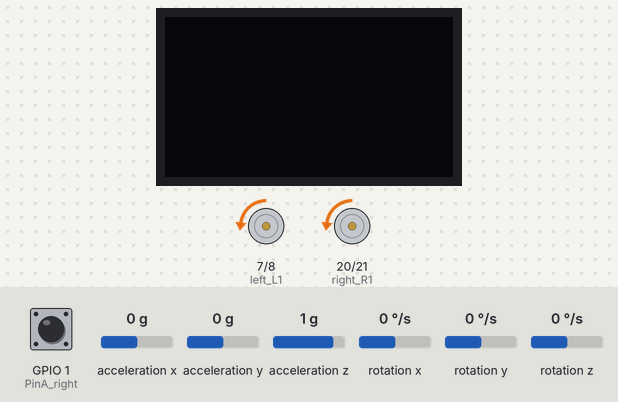
The sketch below on a simulated ESP32-S3. Shown: 72×40 one-colour display, motor-driver pin pairs drawn as motors (green arrow = first pin HIGH = forward, orange = second pin HIGH = backward, longer = more drive, scaled by the enable pin). Wiring (inferred from the names in the program): MPU-6050 motion sensor at I2C address 0x68. The inputs (shaded band) are chosen by the test bench; at power-on: acceleration y 0 g, rotation x 0 °/s, acceleration z 1 g, GPIO 1 (PinA_right) LOW, acceleration x 0 g, rotation y 0 °/s, rotation z 0 °/s.

Above: at 1.7 s.
1.8 s: acceleration y set to -1.4 g
At 3.1 s:
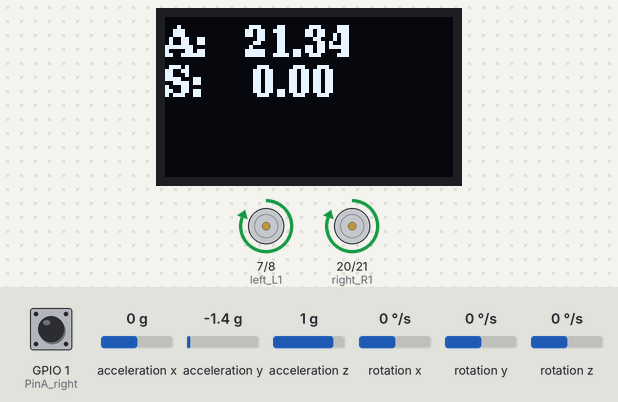
4.8 s: rotation x set to 192 °/s
At 6.0 s:
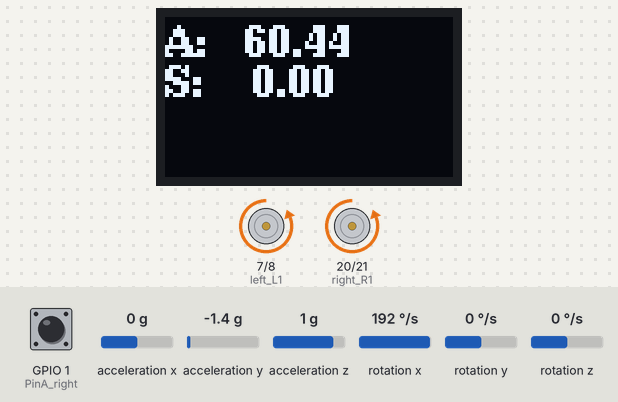
7.8 s: acceleration y set to 0 g
At 10.2 s:
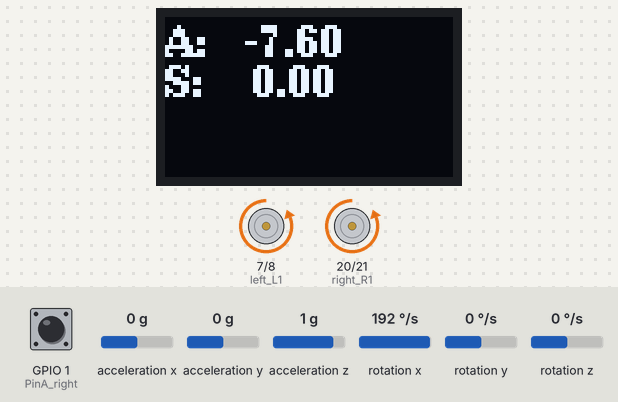
10.8 s: acceleration z set to 0.1 g
13.5 s: acceleration z set to -0.2 g
At 15.5 s:
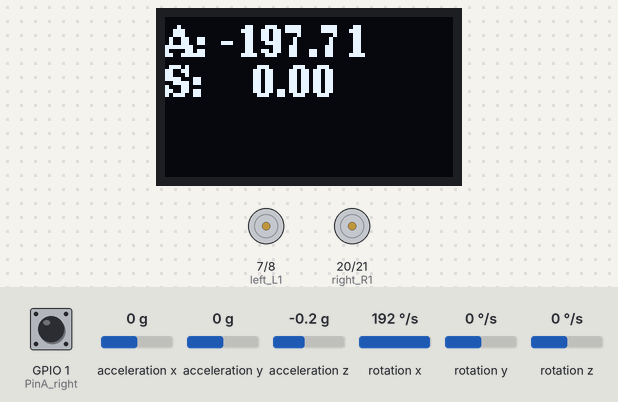
16.5 s: acceleration z set to 0 g
At 19.5 s:
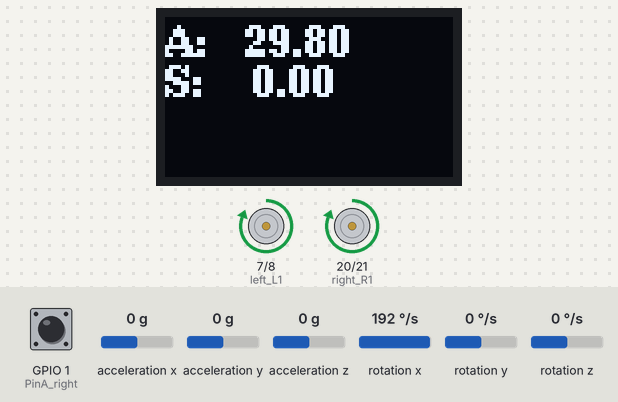
Timing chart, 0 to 23.2 s (numbered marks = the images above; inputs shaded):
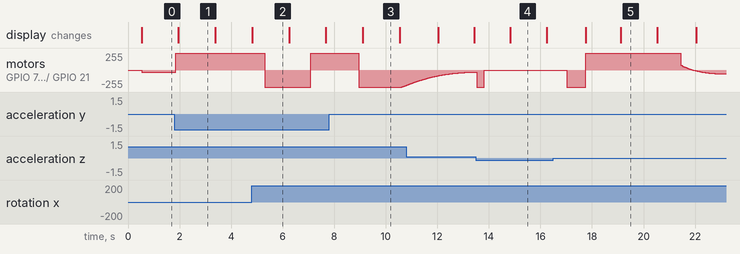

The sketch:

Car_Speed_Loop.ino
```cpp
#include <Arduino.h>
#include <U8g2lib.h>
#include <Wire.h>

#define SDA_PIN 	5
#define SCL_PIN 	6
#define MPU_ADDR  0x68
#define PWM_FREQUENCY     500

int16_t ax, ay, az, gx, gy, gz;     //定义三轴加速度，三轴陀螺仪的变量

hw_timer_t * timer0 = NULL;
portMUX_TYPE timerMux = portMUX_INITIALIZER_UNLOCKED;
int tmrCnt = 0;
U8G2_SSD1306_72X40_ER_F_HW_I2C u8g2(U8G2_R0, /* reset=*/ U8X8_PIN_NONE);   // EastRising 0.42" OLED

//TB6612引脚定义
const int right_R1 = 20;  // D8
const int right_R2 = 21;	// D12
const int PWM_R = 4;      // D10
const int left_L1 = 7;		// D7
const int left_L2 = 8;		// D6
const int PWM_L = 3;      // D9

///////////////////////角度参数//////////////////////////////
//float angle_X;  //由加速度计算关于X轴的倾斜角度变量
//float angle_Y;  //由加速度计算关于Y轴的倾斜角度变量
float angle0 = -1; //实际测量出的角度（理想时是0度）
float Gyro_x, Gyro_y, Gyro_z;  //用于陀螺仪算出的各轴角速度
///////////////////////角度参数//////////////////////////////

///////////////////////Kalman_Filter////////////////////////////
float Q_angle = 0.001;  //陀螺仪噪声的协方差
float Q_gyro = 0.003;   //陀螺仪漂移噪声的协方差
float R_angle = 0.5;    //加速度计的协方差
char C_0 = 1;
float dt = 0.005; //dt的取值为滤波器采样时间
float K1 = 0.05;  //含有卡尔曼增益的函数，用于计算最优估计值的偏差
float K_0, K_1, t_0, t_1;
float angle_err;
float q_bias;    //陀螺仪漂移

float angle;
float angle_speed;

float Pdot[4] = { 0, 0, 0, 0};
float P[2][2] = {{ 1, 0 }, { 0, 1 }};
float PCt_0, PCt_1, E;
//////////////////////Kalman_Filter/////////////////////////

//////////////////////PID参数///////////////////////////////
double kp = 34, ki = 0, kd = 0.62;                      //角度环参数
double kp_speed = 3.6, ki_speed = 0.080, kd_speed = 0;  //速度环参数
double setp0 = 0; //角度平衡点
int PD_pwm;  //角度输出
float pwm1 = 0, pwm2 = 0;

//////////////////中断测速计数/////////////////////////////
#define PinA_left   0  //外部中断 D5
#define PinA_right  1  //外部中断 D4
volatile long count_right = 0;//用于计算霍尔编码器计算的脉冲值(volatile long类型是为了确保数值有效）
volatile long count_left = 0;

//////////////////////脉冲计算/////////////////////////
int rpluse = 0;
int lpluse = 0;
int pulseright, pulseleft;
////////////////////////////////PI变量参数//////////////////////////
float speeds_filterold = 0;
float positions = 0;
double PI_pwm;
int cc;
int speedout;
float speeds_filter;

void setup()
{
  Serial.begin(115200);

  //设置控制电机的引脚为输出状态
  pinMode(right_R1, OUTPUT);
  pinMode(right_R2, OUTPUT);
  pinMode(left_L1, OUTPUT);
  pinMode(left_L2, OUTPUT);
  pinMode(PWM_R, OUTPUT);
  pinMode(PWM_L, OUTPUT);

  analogWriteFrequency(PWM_FREQUENCY);
  analogWriteResolution(8);

  //赋初始状态值
  digitalWrite(right_R1, 1);
  digitalWrite(right_R2, 0);
  digitalWrite(left_L1,  1);
  digitalWrite(left_L2, 0);
  analogWrite(PWM_R, 0);
  analogWrite(PWM_L, 0);

  pinMode(PinA_left, INPUT);  //测速码盘输入
  pinMode(PinA_right, INPUT);

  Wire.begin(SDA_PIN, SCL_PIN);
  Wire.setClock(400000);

  delay(500);
  MPU6050_Init();
  delay(2);

  u8g2.begin();
  u8g2.clearBuffer();          // clear the internal memory
  u8g2.setFont(u8g2_font_ncenB08_tr); // choose a suitable font

  timer0 = timerBegin(0, 80, true);
  timerAttachInterrupt(timer0, &_callback0, true);
  timerAlarmWrite(timer0, 5000, true); // 5ms执行一次 (value in microseconds)
  timerAlarmEnable(timer0);

  //外部中断，用于计算车轮转速
  attachInterrupt(PinA_left, Code_left, CHANGE);  //PinA_left引脚的电平发生改变触发外部中断，执行子函数 Code_left
  attachInterrupt(PinA_right, Code_right, CHANGE); //PinA_right引脚的电平发生改变触发外部中断，执行子函数 Code_right
}

void loop() {
  char buf[128];

  MPU6050_getMotion6(&ax, &ay, &az, &gx, &gy, &gz); // I2C 不能放到中斷裡面執行

  if( ++tmrCnt >= 250 ) {
    tmrCnt = 0;
/*  Serial.println(angle);
    Serial.print(PD_pwm); Serial.print(", "); Serial.println(PI_pwm);
    Serial.print(pwm1); Serial.print(", "); Serial.println(pwm2);
*/
    u8g2.clearBuffer();
    sprintf(buf, "A: %7.2f", angle);
    u8g2.drawStr(0, 10, buf); // write something to the internal memory
    sprintf(buf, "S: %7.2f", speeds_filter);
    u8g2.drawStr(0, 20, buf);
    u8g2.sendBuffer();        // transfer internal memory to the display
  }

  delay(4);
}

/////////////////////霍尔计数/////////////////////////
//左测速码盘计数
void Code_left()
{
  count_left ++;
}
//右测速码盘计数
void Code_right()
{
  count_right ++;
}
////////////////////脉冲计算///////////////////////
void countpluse()
{
  lpluse = count_left;
  count_left = 0;

  rpluse = count_right;
  count_right = 0;

  if( (pwm1 * pwm2) >= 0 )
  {
    //判断平衡车小车运动方向 如果后退时（PWM即电机电压为负）脉冲数为负数
    if( pwm1 < 0 ) {
      rpluse = -rpluse;
      lpluse = -lpluse;
    }
  }
  else
  {
    //小车运动方向判断 左旋转 右脉冲数为正数 左脉冲数为负数
    if( pwm1 < 0 ) {
      rpluse = rpluse;
      lpluse = -lpluse;
    }
    else {
      rpluse = -rpluse;
      lpluse = lpluse;
    }
  }

  //每5ms进入中断时，脉冲数叠加
  pulseright += rpluse;
  pulseleft += lpluse;
}

/////////////////////////////////中断////////////////////////////
void ARDUINO_ISR_ATTR _callback0()
{
  countpluse(); //脉冲叠加子函数

  portENTER_CRITICAL_ISR(&timerMux);
  angle_calculate(ax, ay, az, gx, gy, gz,
          dt, Q_angle, Q_gyro, R_angle, C_0, K1); //获取angle 角度和卡曼滤波
  portEXIT_CRITICAL_ISR(&timerMux);

  PD(); //角度环 PD控制
  anglePWM();

  if( ++cc >= 8 ) //5*8=40，40ms进入一次速度的PI算法
  {
    speedpiout();
    cc = 0;
  }
}
///////////////////////////////////////////////////////////

/////////////////////////////倾角计算///////////////////////
void angle_calculate(int16_t ax, int16_t ay, int16_t az,
    int16_t gx, int16_t gy, int16_t gz,
    float dt, float Q_angle, float Q_gyro, float R_angle, float C_0, float K1)
{
  float Angle = -atan2(ay, az) * (180/ PI);  //車輪轉動的角度計算公式, 负号为方向处理
  Gyro_x = -gx / 131;           //車軸的角速度, 负号为方向处理
  Kalman_Filter(Angle, Gyro_x); //卡曼滤波
  Gyro_z = -gz / 131;           //垂直轴線的角速度
}
////////////////////////////////////////////////////////////////

///////////////////////////////KalmanFilter/////////////////////
void Kalman_Filter(double angle_m, double gyro_m)
{
  angle += (gyro_m - q_bias) * dt;          //先验估计
  angle_err = angle_m - angle;

  Pdot[0] = Q_angle - P[0][1] - P[1][0];    //先验估计误差协方差的微分
  Pdot[1] = - P[1][1];
  Pdot[2] = - P[1][1];
  Pdot[3] = Q_gyro;

  P[0][0] += Pdot[0] * dt;    //先验估计误差协方差微分的积分
  P[0][1] += Pdot[1] * dt;
  P[1][0] += Pdot[2] * dt;
  P[1][1] += Pdot[3] * dt;

  //矩阵乘法的中间变量
  PCt_0 = C_0 * P[0][0];
  PCt_1 = C_0 * P[1][0];
  //分母
  E = R_angle + C_0 * PCt_0;
  //增益值
  K_0 = PCt_0 / E;
  K_1 = PCt_1 / E;

  t_0 = PCt_0;  //矩阵乘法的中间变量
  t_1 = C_0 * P[0][1];

  P[0][0] -= K_0 * t_0;    //后验估计误差协方差
  P[0][1] -= K_0 * t_1;
  P[1][0] -= K_1 * t_0;
  P[1][1] -= K_1 * t_1;

  q_bias += K_1 * angle_err;    //后验估计
  angle_speed = gyro_m - q_bias;   //输出值的微分，得出最优角速度
  angle += K_0 * angle_err; ////后验估计，得出最优角度
}

//////////////////角度PD////////////////////
void PD()
{
  PD_pwm = kp * (angle + angle0) + kd * angle_speed; //PD 角度环控制
}

//////////////////速度PI////////////////////
void speedpiout()
{
  float speeds = (pulseleft + pulseright) * 1.0;	//车速 脉冲值
  pulseright = pulseleft = 0;      //清零
  speeds_filterold *= 0.7;         //一阶互补滤波
  speeds_filter = speeds_filterold + speeds * 0.3;
  speeds_filterold = speeds_filter;
  positions += speeds_filter;
  positions = constrain(positions, -3550, 3550);  //抗积分饱和
  PI_pwm = ki_speed * (setp0 - positions) + kp_speed * (setp0 - speeds_filter);	//速度环控制 PI
}
//////////////////速度PI////////////////////


////////////////////////////PWM终值/////////////////////////////
void anglePWM()
{
  pwm2 = -PD_pwm - PI_pwm ; //赋给电机PWM的最终值
  pwm1 = -PD_pwm - PI_pwm ;

  //限定PWM值不能超过255
  if( pwm1 > 255 )  pwm1 = 255;
  if( pwm1 < -255 ) pwm1 = -255;
  if( pwm2 > 255 )  pwm2 = 255;
  if( pwm2 < -255 ) pwm2 = -255;

  //自平衡小车倾斜角度大于45度，电机就会停转
  if( angle > 80 || angle < -80 ) pwm1 = pwm2 = 0;

  //根据PWM的正负来确定电机的转向和转速
  if( pwm2 >= 0 )
  {
    digitalWrite(left_L1, LOW);
    digitalWrite(left_L2, HIGH);
    analogWrite(PWM_L, pwm2);
  }
  else
  {
    digitalWrite(left_L1, HIGH);
    digitalWrite(left_L2, LOW);
    analogWrite(PWM_L, -pwm2);
  }

  if( pwm1 >= 0 )
  {
    digitalWrite(right_R1, LOW);
    digitalWrite(right_R2, HIGH);
    analogWrite(PWM_R, pwm1);
  }
  else
  {
    digitalWrite(right_R1, HIGH);
    digitalWrite(right_R2, LOW);
    analogWrite(PWM_R, -pwm1);
  }
}

void MPU6050_Init(){
  // REGISTER 0x6B/REGISTER 107:Power Management 1
  Wire.beginTransmission(MPU_ADDR); //This is the I2C address of the MPU (b1101000/b1101001 for AC0 low/high datasheet Sec. 9.2)
  Wire.write(0x6B); //Accessing the register 6B/107 - Power Management (Sec. 4.30)
  Wire.write(0b00000000); //Setting SLEEP register to 0, using the internal 8 Mhz oscillator
  Wire.endTransmission();

  // REGISTER 0x1b/REGISTER 27:Gyroscope Configuration
  Wire.beginTransmission(MPU_ADDR); //I2C address of the MPU
  Wire.write(0x1B); //Accessing the register 1B - Gyroscope Configuration (Sec. 4.4)
  Wire.write(0x00000000); //Setting the gyro to full scale +/- 250deg./s (转化为rpm:250/360 * 60 = 41.67rpm) 最高可以转化为2000deg./s
  Wire.endTransmission();

  // REGISTER 0x1C/REGISTER 28:ACCELEROMETER CONFIGURATION
  Wire.beginTransmission(MPU_ADDR); //I2C address of the MPU
  Wire.write(0x1C); //Accessing the register 1C - Acccelerometer Configuration (Sec. 4.5)
  Wire.write(0b00000000); //Setting the accel to +/- 2g（if choose +/- 16g，the value would be 0b00011000）
  Wire.endTransmission();
}

void MPU6050_getMotion6(int16_t *ax, int16_t *ay, int16_t *az, int16_t *gx, int16_t *gy, int16_t *gz)
{
  int len;
  long accelX, accelY, accelZ;
  long gyroX, gyroY, gyroZ;

  // REGISTER 0x3B~0x40/REGISTER 59~64
  Wire.beginTransmission(MPU_ADDR); //I2C address of the MPU
  Wire.write(0x3B); //Starting register for Accel Readings
  Wire.endTransmission();
  len = Wire.requestFrom(MPU_ADDR, 6); //Request Accel Registers (3B - 40)

  if( len < 6 ) { Serial.print("Accel:"); Serial.println(len);}
  // 使用了左移<<和位运算|。Wire.read()一次读取1bytes，并在下一次调用时自动读取下一个地址的数据
  accelX = (Wire.read() << 8) | Wire.read(); //Store first two bytes into accelX （自动存储为定义的long型值）
  accelY = (Wire.read() << 8) | Wire.read(); //Store middle two bytes into accelY
  accelZ = (Wire.read() << 8) | Wire.read(); //Store last two bytes into accelZ

  // REGISTER 0x43~0x48/REGISTER 67~72
  Wire.beginTransmission(MPU_ADDR); //I2C address of the MPU
  Wire.write(0x43); //Starting register for Gyro Readings
  Wire.endTransmission();
  len = Wire.requestFrom(MPU_ADDR, 6); //Request Gyro Registers (43 ~ 48)

  if( len < 6 ) { Serial.print("Gyro:"); Serial.println(len);}
  gyroX = (Wire.read() << 8) | Wire.read(); //Store first two bytes into accelX
  gyroY = (Wire.read() << 8) | Wire.read(); //Store middle two bytes into accelY
  gyroZ = (Wire.read() << 8) | Wire.read(); //Store last two bytes into accelZ

  portENTER_CRITICAL_ISR(&timerMux);
  *ax = accelX; *ay = accelY; *az = accelZ;
  *gx = gyroX; *gy = gyroY; *gz = gyroZ;
  portEXIT_CRITICAL_ISR(&timerMux);
}
```

Measured:
- the behaviour switches between 0 and -0.1 g on acceleration z (found by bisection; images 3 and 4)
- after the input at 1.8 s, motor on GPIO 7 (left_L1) / GPIO 8 (left_L2), motor on GPIO 20 (right_R1) / GPIO 21 (right_R2): backward 34/255 → forward 255/255 after 0.05 s; the display: changes after 0.16 s (image 1)
- after the input at 4.8 s, motor on GPIO 7 (left_L1) / GPIO 8 (left_L2), motor on GPIO 20 (right_R1) / GPIO 21 (right_R2): forward 255/255 → backward 255/255 after 0.50 s, → forward 255/255 1.8 s later
- after the input at 13.5 s, the display: changes after 1.3 s (image 4)
- what the display in image 1 shows lasts 1.4 s, from 2.0 s to 3.4 s
